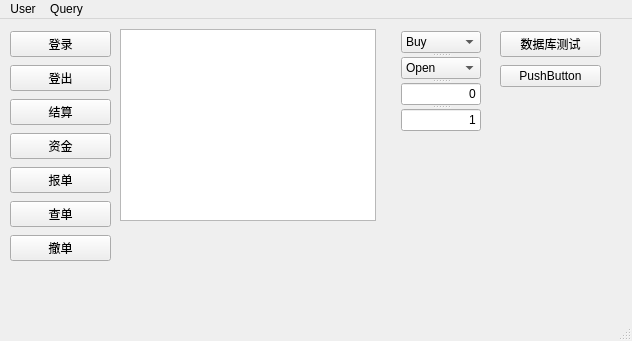
<?xml version="1.0" encoding="UTF-8"?>
<ui version="4.0">
 <class>MainWindow</class>
 <widget class="QMainWindow" name="MainWindow">
  <property name="geometry">
   <rect>
    <x>0</x>
    <y>0</y>
    <width>632</width>
    <height>341</height>
   </rect>
  </property>
  <property name="windowTitle">
   <string>MainWindow</string>
  </property>
  <widget class="QWidget" name="centralwidget">
   <widget class="QWidget" name="layoutWidget">
    <property name="geometry">
     <rect>
      <x>10</x>
      <y>10</y>
      <width>101</width>
      <height>240</height>
     </rect>
    </property>
    <property name="minimumSize">
     <size>
      <width>0</width>
      <height>0</height>
     </size>
    </property>
    <layout class="QVBoxLayout" name="verticalLayout">
     <item>
      <widget class="QPushButton" name="QB_LoginCTP">
       <property name="minimumSize">
        <size>
         <width>0</width>
         <height>0</height>
        </size>
       </property>
       <property name="text">
        <string>登录</string>
       </property>
      </widget>
     </item>
     <item>
      <widget class="QPushButton" name="QB_LogoutCTP">
       <property name="minimumSize">
        <size>
         <width>0</width>
         <height>0</height>
        </size>
       </property>
       <property name="text">
        <string>登出</string>
       </property>
      </widget>
     </item>
     <item>
      <widget class="QPushButton" name="QB_SettlementConfirm">
       <property name="minimumSize">
        <size>
         <width>0</width>
         <height>0</height>
        </size>
       </property>
       <property name="text">
        <string>结算</string>
       </property>
      </widget>
     </item>
     <item>
      <widget class="QPushButton" name="QB_QueryAccount">
       <property name="minimumSize">
        <size>
         <width>0</width>
         <height>0</height>
        </size>
       </property>
       <property name="text">
        <string>资金</string>
       </property>
      </widget>
     </item>
     <item>
      <widget class="QPushButton" name="QB_SendOrder">
       <property name="minimumSize">
        <size>
         <width>0</width>
         <height>0</height>
        </size>
       </property>
       <property name="text">
        <string>报单</string>
       </property>
      </widget>
     </item>
     <item>
      <widget class="QPushButton" name="QB_QueryOrder">
       <property name="minimumSize">
        <size>
         <width>0</width>
         <height>0</height>
        </size>
       </property>
       <property name="text">
        <string>查单</string>
       </property>
      </widget>
     </item>
     <item>
      <widget class="QPushButton" name="QB_RevokeOrder">
       <property name="minimumSize">
        <size>
         <width>0</width>
         <height>0</height>
        </size>
       </property>
       <property name="text">
        <string>撤单</string>
       </property>
      </widget>
     </item>
    </layout>
   </widget>
   <widget class="QSplitter" name="splitter">
    <property name="geometry">
     <rect>
      <x>401</x>
      <y>12</y>
      <width>80</width>
      <height>100</height>
     </rect>
    </property>
    <property name="orientation">
     <enum>Qt::Vertical</enum>
    </property>
    <widget class="QComboBox" name="QCB_BuySell">
     <property name="minimumSize">
      <size>
       <width>0</width>
       <height>0</height>
      </size>
     </property>
     <property name="sizeAdjustPolicy">
      <enum>QComboBox::AdjustToContents</enum>
     </property>
     <item>
      <property name="text">
       <string>Buy</string>
      </property>
     </item>
     <item>
      <property name="text">
       <string>Sell</string>
      </property>
     </item>
    </widget>
    <widget class="QComboBox" name="QCB_OpenClose">
     <property name="minimumSize">
      <size>
       <width>0</width>
       <height>0</height>
      </size>
     </property>
     <property name="currentIndex">
      <number>0</number>
     </property>
     <item>
      <property name="text">
       <string>Open</string>
      </property>
     </item>
     <item>
      <property name="text">
       <string>Close</string>
      </property>
     </item>
    </widget>
    <widget class="QLineEdit" name="QED_Price">
     <property name="minimumSize">
      <size>
       <width>0</width>
       <height>0</height>
      </size>
     </property>
     <property name="text">
      <string>0</string>
     </property>
     <property name="alignment">
      <set>Qt::AlignRight|Qt::AlignTrailing|Qt::AlignVCenter</set>
     </property>
    </widget>
    <widget class="QLineEdit" name="QED_Volume">
     <property name="minimumSize">
      <size>
       <width>0</width>
       <height>0</height>
      </size>
     </property>
     <property name="text">
      <string>1</string>
     </property>
     <property name="alignment">
      <set>Qt::AlignRight|Qt::AlignTrailing|Qt::AlignVCenter</set>
     </property>
    </widget>
   </widget>
   <widget class="QTableView" name="QTA_ResultTable">
    <property name="geometry">
     <rect>
      <x>120</x>
      <y>10</y>
      <width>256</width>
      <height>192</height>
     </rect>
    </property>
   </widget>
   <widget class="QWidget" name="verticalLayoutWidget">
    <property name="geometry">
     <rect>
      <x>500</x>
      <y>10</y>
      <width>101</width>
      <height>61</height>
     </rect>
    </property>
    <layout class="QVBoxLayout" name="verticalLayout_2">
     <item>
      <widget class="QPushButton" name="QB_DBTest">
       <property name="text">
        <string>数据库测试</string>
       </property>
      </widget>
     </item>
     <item>
      <widget class="QPushButton" name="pushButton">
       <property name="text">
        <string>PushButton</string>
       </property>
      </widget>
     </item>
    </layout>
   </widget>
  </widget>
  <widget class="QMenuBar" name="menubar">
   <property name="geometry">
    <rect>
     <x>0</x>
     <y>0</y>
     <width>632</width>
     <height>26</height>
    </rect>
   </property>
   <widget class="QMenu" name="menu">
    <property name="title">
     <string>User</string>
    </property>
    <addaction name="actionD"/>
    <addaction name="actionLogout"/>
   </widget>
   <widget class="QMenu" name="menu_2">
    <property name="title">
     <string>Query</string>
    </property>
   </widget>
   <addaction name="menu"/>
   <addaction name="menu_2"/>
  </widget>
  <widget class="QStatusBar" name="statusbar"/>
  <action name="actionD">
   <property name="text">
    <string>Login</string>
   </property>
  </action>
  <action name="actionLogout">
   <property name="text">
    <string>Logout</string>
   </property>
  </action>
 </widget>
 <resources/>
 <connections/>
</ui>
